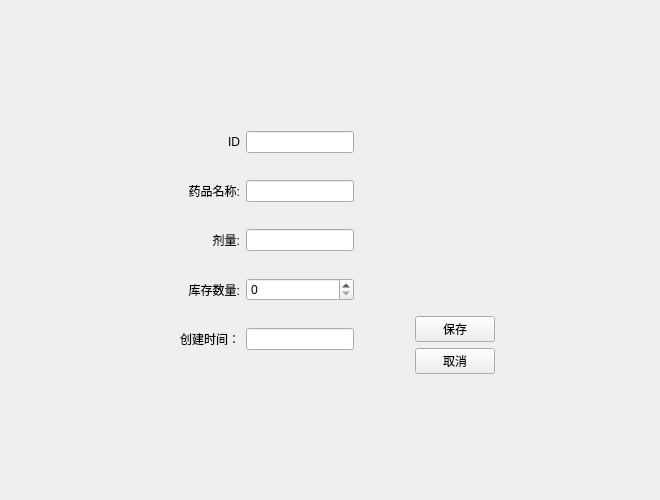
<?xml version="1.0" encoding="UTF-8"?>
<ui version="4.0">
 <class>Medicineeditview</class>
 <widget class="QWidget" name="Medicineeditview">
  <property name="geometry">
   <rect>
    <x>0</x>
    <y>0</y>
    <width>660</width>
    <height>500</height>
   </rect>
  </property>
  <property name="windowTitle">
   <string>药品编辑管理</string>
  </property>
  <widget class="QWidget" name="layoutWidget">
   <property name="geometry">
    <rect>
     <x>140</x>
     <y>110</y>
     <width>355</width>
     <height>264</height>
    </rect>
   </property>
   <layout class="QHBoxLayout" name="horizontalLayout">
    <item>
     <spacer name="horizontalSpacer">
      <property name="orientation">
       <enum>Qt::Orientation::Horizontal</enum>
      </property>
      <property name="sizeType">
       <enum>QSizePolicy::Policy::Fixed</enum>
      </property>
      <property name="sizeHint" stdset="0">
       <size>
        <width>40</width>
        <height>20</height>
       </size>
      </property>
     </spacer>
    </item>
    <item>
     <layout class="QGridLayout" name="gridLayout">
      <item row="3" column="0">
       <widget class="QLabel" name="label_7">
        <property name="text">
         <string>库存数量:</string>
        </property>
        <property name="alignment">
         <set>Qt::AlignmentFlag::AlignRight|Qt::AlignmentFlag::AlignTrailing|Qt::AlignmentFlag::AlignVCenter</set>
        </property>
       </widget>
      </item>
      <item row="2" column="0">
       <widget class="QLabel" name="label_6">
        <property name="text">
         <string>剂量:</string>
        </property>
        <property name="alignment">
         <set>Qt::AlignmentFlag::AlignRight|Qt::AlignmentFlag::AlignTrailing|Qt::AlignmentFlag::AlignVCenter</set>
        </property>
       </widget>
      </item>
      <item row="0" column="0">
       <widget class="QLabel" name="label">
        <property name="text">
         <string>ID</string>
        </property>
        <property name="alignment">
         <set>Qt::AlignmentFlag::AlignRight|Qt::AlignmentFlag::AlignTrailing|Qt::AlignmentFlag::AlignVCenter</set>
        </property>
       </widget>
      </item>
      <item row="0" column="1">
       <widget class="QLineEdit" name="dbEditID"/>
      </item>
      <item row="3" column="1">
       <widget class="QSpinBox" name="spinBoxStock">
        <property name="minimum">
         <number>0</number>
        </property>
        <property name="maximum">
         <number>250</number>
        </property>
        <property name="stepType">
         <enum>QAbstractSpinBox::StepType::DefaultStepType</enum>
        </property>
        <property name="value">
         <number>0</number>
        </property>
        <property name="displayIntegerBase">
         <number>10</number>
        </property>
       </widget>
      </item>
      <item row="1" column="1">
       <widget class="QLineEdit" name="dbEditName"/>
      </item>
      <item row="1" column="0">
       <widget class="QLabel" name="label_2">
        <property name="text">
         <string>药品名称:</string>
        </property>
        <property name="alignment">
         <set>Qt::AlignmentFlag::AlignRight|Qt::AlignmentFlag::AlignTrailing|Qt::AlignmentFlag::AlignVCenter</set>
        </property>
       </widget>
      </item>
      <item row="4" column="1">
       <widget class="QLineEdit" name="dbcreatedTimestamp"/>
      </item>
      <item row="4" column="0">
       <widget class="QLabel" name="label_9">
        <property name="text">
         <string>创建时间：</string>
        </property>
       </widget>
      </item>
      <item row="2" column="1">
       <widget class="QLineEdit" name="dbEditDosage"/>
      </item>
     </layout>
    </item>
    <item>
     <spacer name="horizontalSpacer_2">
      <property name="orientation">
       <enum>Qt::Orientation::Horizontal</enum>
      </property>
      <property name="sizeHint" stdset="0">
       <size>
        <width>40</width>
        <height>20</height>
       </size>
      </property>
     </spacer>
    </item>
    <item>
     <layout class="QVBoxLayout" name="verticalLayout_2">
      <item>
       <spacer name="verticalSpacer">
        <property name="orientation">
         <enum>Qt::Orientation::Vertical</enum>
        </property>
        <property name="sizeHint" stdset="0">
         <size>
          <width>20</width>
          <height>108</height>
         </size>
        </property>
       </spacer>
      </item>
      <item>
       <spacer name="verticalSpacer_2">
        <property name="orientation">
         <enum>Qt::Orientation::Vertical</enum>
        </property>
        <property name="sizeHint" stdset="0">
         <size>
          <width>20</width>
          <height>40</height>
         </size>
        </property>
       </spacer>
      </item>
      <item>
       <layout class="QVBoxLayout" name="verticalLayout">
        <item>
         <widget class="QPushButton" name="BtnSave">
          <property name="text">
           <string>保存</string>
          </property>
         </widget>
        </item>
        <item>
         <widget class="QPushButton" name="BtnCancel">
          <property name="text">
           <string>取消</string>
          </property>
         </widget>
        </item>
       </layout>
      </item>
     </layout>
    </item>
   </layout>
  </widget>
 </widget>
 <resources/>
 <connections/>
</ui>
